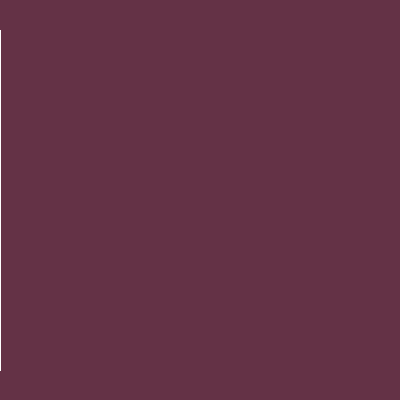
Frame 1 (no input)
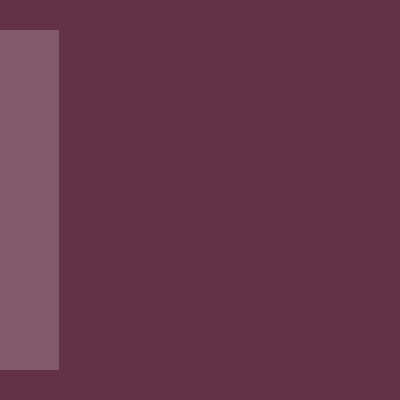
Frame 60 (the mouse pressed at the canvas centre just before this capture)
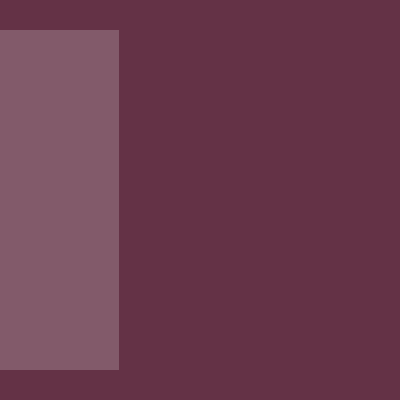
Frame 120 (the mouse held since frame 60 and released just before this capture)

The Processing sketch that drew these frames (run headless with seeded random() and noise(); from frame 60 on, the mouse is pressed at the canvas centre):

// Processing sketch: processing_58374
// ── processing_58374.pde

int x;
int xspeed;
int line ;
int rect;

void setup() 
{
  size(400, 400);
  stroke(255);
  xspeed=1;
  
}

void draw() 
{
  
  background(100, 50, 70);
  fill(255,50);
  rect(0,30,x,340);
  noStroke();
  line (x, 30, x, 340);
  
  x=x+xspeed;
  if (x>=0) 
  {
  
  if(x>=width-line || x<=line)
  {
    xspeed=xspeed*-1;
  }
  
  }
}
